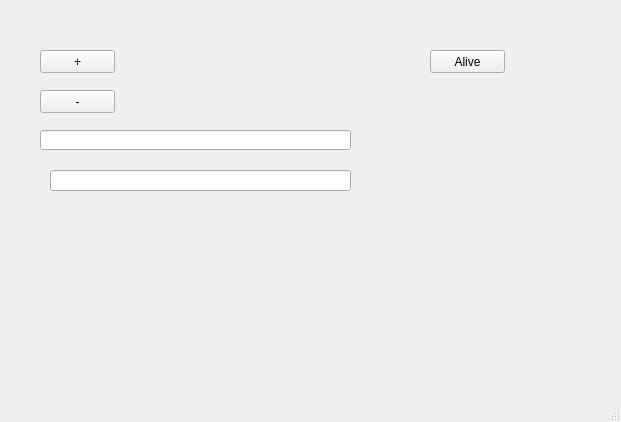
<?xml version="1.0" encoding="UTF-8"?>
<ui version="4.0">
 <class>qform1</class>
 <widget class="QMainWindow" name="qform1">
  <property name="geometry">
   <rect>
    <x>0</x>
    <y>0</y>
    <width>621</width>
    <height>422</height>
   </rect>
  </property>
  <property name="windowTitle">
   <string>qform1</string>
  </property>
  <widget class="QWidget" name="centralwidget">
   <widget class="QPushButton" name="AliveButton">
    <property name="geometry">
     <rect>
      <x>430</x>
      <y>50</y>
      <width>75</width>
      <height>23</height>
     </rect>
    </property>
    <property name="text">
     <string>Alive</string>
    </property>
   </widget>
   <widget class="QPushButton" name="Button_Plus">
    <property name="geometry">
     <rect>
      <x>40</x>
      <y>50</y>
      <width>75</width>
      <height>23</height>
     </rect>
    </property>
    <property name="text">
     <string>+</string>
    </property>
   </widget>
   <widget class="QPushButton" name="Button_Minus">
    <property name="geometry">
     <rect>
      <x>40</x>
      <y>90</y>
      <width>75</width>
      <height>23</height>
     </rect>
    </property>
    <property name="text">
     <string>-</string>
    </property>
   </widget>
   <widget class="QLineEdit" name="lineEdit">
    <property name="geometry">
     <rect>
      <x>40</x>
      <y>130</y>
      <width>311</width>
      <height>20</height>
     </rect>
    </property>
   </widget>
   <widget class="QLineEdit" name="lineEdit_2">
    <property name="geometry">
     <rect>
      <x>50</x>
      <y>170</y>
      <width>301</width>
      <height>21</height>
     </rect>
    </property>
   </widget>
  </widget>
  <widget class="QMenuBar" name="menubar">
   <property name="geometry">
    <rect>
     <x>0</x>
     <y>0</y>
     <width>621</width>
     <height>20</height>
    </rect>
   </property>
  </widget>
  <widget class="QStatusBar" name="statusbar"/>
 </widget>
 <resources/>
 <connections/>
</ui>
